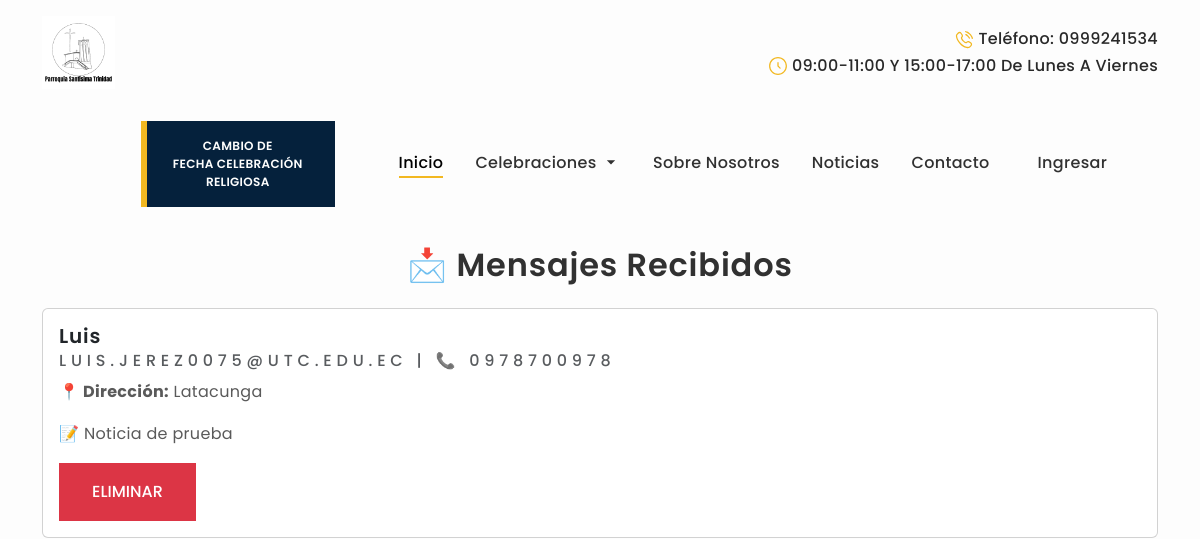
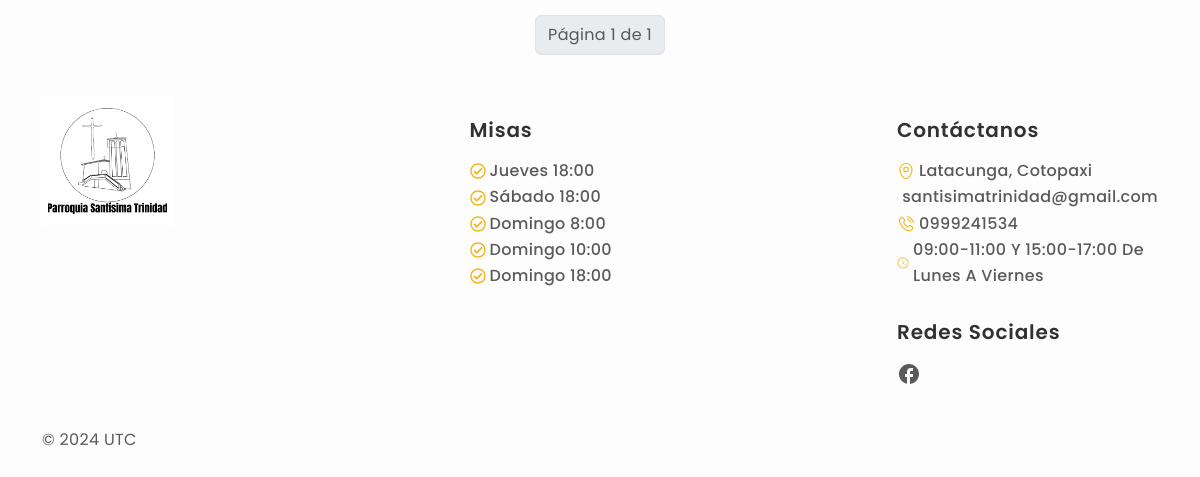
/mensajes/, run on an earlier commit of the app's database (2 pictures, top to bottom).
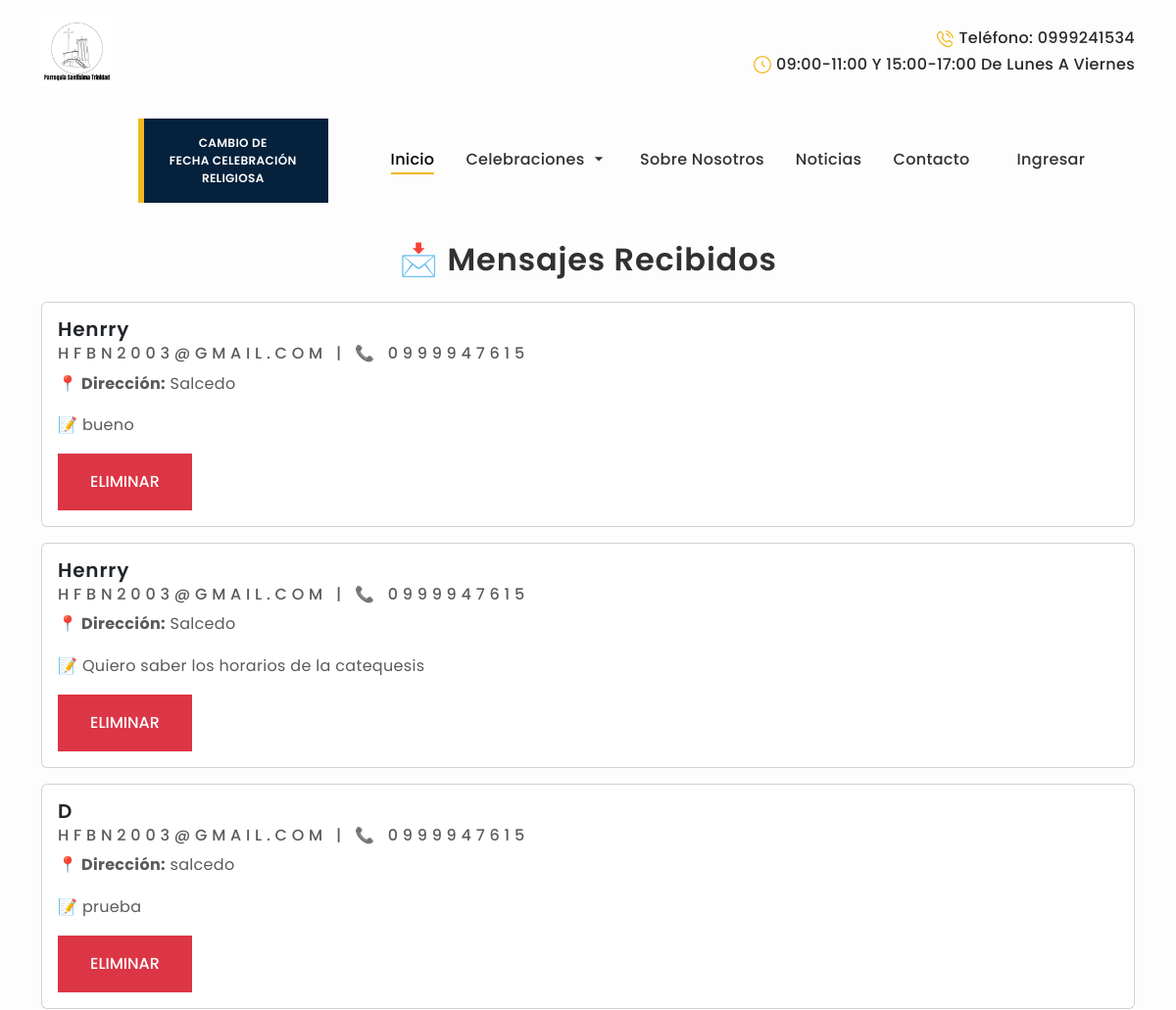
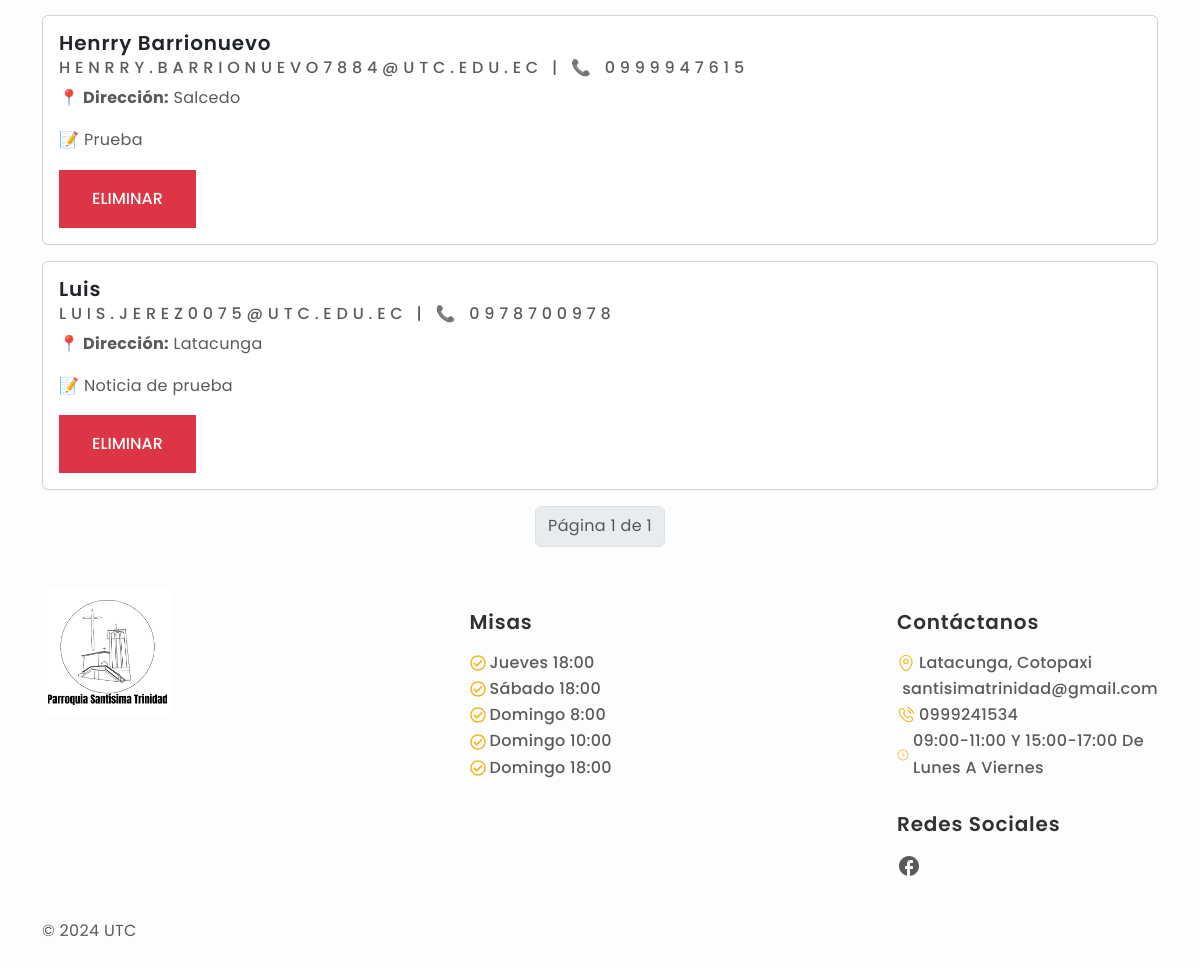
And on a later commit of the database (2 pictures, top to bottom).
### Apps/web/models.py (models this page shows, shortened)
class Mensaje(models.Model):
    id = models.AutoField(primary_key=True)
    name = models.CharField(max_length=200)
    email = models.EmailField()
    phone = models.CharField(max_length=10)
    address = models.TextField()
    message = models.TextField()

### Apps/web/views.py (the view)
# urls.py: path('mensajes/', views.mensajes),
def mensajes(request):
    mensajes = Mensaje.objects.all().order_by('-id')
    paginator = Paginator(mensajes, 5)
    page_number = request.GET.get('page')
    page_obj = paginator.get_page(page_number)
    return render(request, 'mensajes.html', {'page_obj': page_obj})

### Apps/web/templates/mensajes.html (shortened to what this page needs)
{% extends 'base.html' %}
{% block body %}
<div class="container mt-4">
    <h2 class="text-center mb-4">📩 Mensajes Recibidos</h2>
    {% for mensaje in page_obj %}
        <div class="card mb-3">
            <div class="card-body">
                <h5 class="card-title">{{ mensaje.name }}</h5>
                <h6 class="card-subtitle mb-2 text-muted">{{ mensaje.email }} | 📞 {{ mensaje.phone }}</h6>
                <p class="card-text"><strong>📍 Dirección:</strong> {{ mensaje.address }}</p>
                <p class="card-text">📝 {{ mensaje.message }}</p>
                <form action="/mensajes/eliminar/{{mensaje.id}}" method="post">
                    <button type="submit" class="btn btn-danger" onclick="return confirm('Seguro deseas eliminar el mensaje?')">Eliminar</button>
                </form>
            </div>
        </div>
    {% empty %}
        <p class="text-center">No hay mensajes disponibles.</p>
    {% endfor %}
    <nav>
        <ul class="pagination justify-content-center">
            <li class="page-item disabled">
                <span class="page-link">Página {{ page_obj.number }} de {{ page_obj.paginator.num_pages }}</span>
            </li>
        </ul>
    </nav>
</div>
{% endblock  %}

### Apps/web/templates/base.html (shortened to what this page needs)
{% load static %}
<!DOCTYPE html>
<html lang="es">
<head>
    <link rel="stylesheet" type="text/css" href="{% static 'css\bootstrap.min.css' %}">
    <link rel="stylesheet" type="text/css" href="{% static 'css\vendor.css' %}">
    <link rel="stylesheet" href="https://cdn.jsdelivr.net/npm/swiper@9/swiper-bundle.min.css" />
    <link rel="stylesheet" type="text/css" href="{% static 'style.css' %}">
    <link href="https://cdn.jsdelivr.net/npm/summernote@0.9.0/dist/summernote-lite.min.css" rel="stylesheet">
    <link rel="stylesheet" href="https://cdnjs.cloudflare.com/ajax/libs/izitoast/1.4.0/css/iziToast.min.css"
 />
    <link rel="stylesheet" href="https://cdn.datatables.net/2.2.1/css/dataTables.bootstrap5.css">
    <link rel="stylesheet" href="https://cdn.datatables.net/buttons/3.2.0/css/buttons.bootstrap5.css">
</head>
<header id="header">
    <nav class="header-top">
        <div class="container">
            <div class="d-flex justify-content-between align-items-center py-3">
                <a class="navbar-brand" href="/">
                    <img src="{% static 'images/main-logo.png' %}" class="logo img-fluid" width="15%">
                </a>
                <ul class="info d-flex flex-wrap justify-content-end align-items-center list-unstyled m-0">
                    <li class="phone text-black fw-medium text-capitalize d-flex align-items-center ms-4">
                        <svg class="text-primary me-1" width="20" height="20">
                            <use xlink:href="#phone"></use>
                        </svg> Teléfono: 0999241534
                    </li>
                    <li class="time text-black fw-medium text-capitalize d-flex align-items-center ms-4">
                        <svg class="text-primary me-1" width="20" height="20">
                            <use xlink:href="#clock"></use>
                        </svg> 09:00-11:00 y 15:00-17:00 de Lunes a Viernes
                    </li>
                </ul>
            </div>
        </div>
    </nav>
    <nav id="primary-header" class="navbar navbar-expand-lg py-3">
        <div class="container justify-content-end">
            <div class="header-bottom offcanvas offcanvas-end" id="bdNavbar" aria-labelledby="bdNavbarOffcanvasLabel">
                <div class="offcanvas-body align-items-center justify-content-center">
                    <ul class="navbar-nav mb-2 mb-lg-0 align-items-center">
                        <li class="nav-item px-5 py-1 py-lg-0">
                            <a href="/cambio/" class="btn btn-primary btn-slide hover-slide-right"
                                style="width:100%;font-size:12px">
                                <span>Cambio de</span>
                                <br>
                                <span>Fecha Celebración</span>
                                <br>
                                <span>Religiosa</span>
                            </a>
                        </li>
                        <li class="nav-item px-3 py-1 py-lg-0">
                            <a class="nav-link active p-0" aria-current="page" href="/">Inicio</a>
                        </li>
                        <li class="nav-item px-3 py-1 py-lg-0 dropdown">
                            <a class="nav-link p-0 dropdown-toggle" data-bs-toggle="dropdown" href="#" role="button"
                                aria-expanded="false">Celebraciones <svg width="20" height="20"
                                    style="vertical-align: sub;">
                                    <use xlink:href="#arrow-down"></use>
                                </svg></a>
                        </li>
                        <li class="nav-item px-3 py-1 py-lg-0">
                            <a class="nav-link p-0" href="/about/">Sobre Nosotros</a>
                        </li>
                        <li class="nav-item px-3 py-1 py-lg-0">
                            <a class="nav-link p-0" href="/news/">Noticias</a>
                        </li>
                        <li class="nav-item px-3 py-1 py-lg-0">
                            <a class="nav-link p-0" href="/contacto/">Contacto</a>
                        </li>
                        {% if user.is_authenticated %}
                        <li class="nav-item px-3 py-1 py-lg-0">
                            <a class="nav-link p-0" href="/mensajes/">Mensajes</a>
                        </li>
                        <li class="nav-item px-3 py-1 py-lg-0"></li>
                        <a class="nav-link p-0" href="/logout/">Salir</a>
                        </li>
                        {% else %}
                        <a class="nav-link p-0" href="/login/">Ingresar</a>
                        {% endif %}
                    </ul>
                </div>
            </div>
        </div>
    </nav>
</header>
<body>
    {% block body %}
    {% endblock %}
</body>
<footer id="footer">
    <div class="container pt-4">
        <div class="row flex-wrap justify-content-between">
            <div class="col-lg-3 col-md-6 pb-3">
                <div class="footer-menu">
                    <a class="navbar-brand" href="index.html">
                        <img src="{% static 'images/main-logo.png' %}" class="logo img-fluid img w-50">
                    </a>
                </div>
            </div>
            <div class="col-lg-3 col-md-6 pb-3">
                <div class="footer-menu">
                    <h5 class=" widget-title py-2 mt-3 fw-semibold">Misas</h5>
                    <ul class="menu-list d-flex flex-column list-unstyled">
                        <li class="fw-medium text-capitalize d-flex align-items-center">
                            <svg class="text-primary me-1" width="16" height="16">
                                <use xlink:href="#check-circle"></use>
                            </svg>Jueves 18:00
                        </li>
                        <li class="fw-medium text-capitalize d-flex align-items-center">
                            <svg class="text-primary me-1" width="16" height="16">
                                <use xlink:href="#check-circle"></use>
                            </svg>Sábado 18:00
                        </li>
                        <li class="fw-medium text-capitalize d-flex align-items-center">
                            <svg class="text-primary me-1" width="16" height="16">
                                <use xlink:href="#check-circle"></use>
                            </svg>Domingo 8:00
                        </li>
                        <li class="fw-medium text-capitalize d-flex align-items-center">
                            <svg class="text-primary me-1" width="16" height="16">
                                <use xlink:href="#check-circle"></use>
                            </svg>Domingo 10:00
                        </li>
                        <li class="fw-medium text-capitalize d-flex align-items-center">
                            <svg class="text-primary me-1" width="16" height="16">
                                <use xlink:href="#check-circle"></use>
                            </svg>Domingo 18:00
                        </li>
                    </ul>
                </div>
            </div>
            <div class="col-lg-3 col-md-6">
                <div class="footer-menu">
                    <h5 class=" widget-title py-2 mt-3 fw-semibold">Contáctanos</h5>
                    <ul class="menu-list d-flex flex-column list-unstyled">
                        <li class="fw-medium text-capitalize d-flex align-items-center">
                            <svg class="text-primary me-1" width="18" height="18">
                                <use xlink:href="#location"></use>
                            </svg>Latacunga, Cotopaxi
                        </li>
                        <li class="fw-medium d-flex align-items-center">
                            <a href="mailto:santisimatrinidad@gmail.com">santisimatrinidad@gmail.com</a>
                        </li>
                        <li class="fw-medium text-capitalize d-flex align-items-center">
                            <svg class="text-primary me-1" width="18" height="18">
                                <use xlink:href="#phone"></use>
                            </svg>0999241534
                        </li>
                        <li class="fw-medium text-capitalize d-flex align-items-center">
                            <svg class="text-primary me-1" width="18" height="18">
                                <use xlink:href="#clock"></use>
                            </svg>09:00-11:00 y 15:00-17:00 de Lunes a Viernes
                        </li>
                    </ul>
                </div>
                <div class="footer-menu">
                    <h5 class=" widget-title py-2 mt-4 fw-semibold">Redes Sociales</h5>
                    <ul class="social-links d-flex flex-wrap list-unstyled">
                        <li class="social me-3">
                            <a href="https://www.facebook.com/parroquiasantisimatrinidad.lalagunalatacunga">
                                <svg class=" me-1" width="24" height="24">
                                    <use xlink:href="#facebook"></use>
                                </svg>
                            </a>
                        </li>
                    </ul>
                </div>
            </div>
        </div>
    </div>
    <div class="container">
        <div class="footer-bottom d-md-flex justify-content-between py-4">
            <p class=" mb-0">© 2024 UTC</p>
        </div>
    </div>
</footer>
<link rel="stylesheet" href="https://cdnjs.cloudflare.com/ajax/libs/font-awesome/6.7.2/css/all.min.css"
 />
</html>

### static/style.css (style rules this page uses)
:root { --primary-color: #F2B821; --secondary-color: #05213C; --black-color: #292929; --light-black-color: #343536; --dark-color: #313131; --body-color: #5A5A5A; --gray-color: #777F81; --light-color: #fdfdfd; --bs-gray-100: #F6F6F6; --bs-gray-300: #DCDCDC; --bs-primary-text-emphasis: var(--primary-color); --bs-body-color-rgb: 90, 90, 90; --bs-light-rgb: rgba(255, 255, 255, 1); --bs-dark-rgb: 41, 41, 41; --bs-primary-rgb: 178, 142, 113; }
:root { --heading-font: "Poppins", sans-serif; --body-font: "Poppins", sans-serif; }
*, *::before, *::after { -webkit-box-sizing: border-box; -moz-box-sizing: border-box; box-sizing: border-box; }
html { box-sizing: border-box; }
body { background-color: var(--light-color); font-family: var(--body-font); font-size: 16px; font-weight: 400; line-height: 164%; letter-spacing: 0.32px; color: var(--body-color); margin: 0; }
p { color: var(--body-color); }
a { color: inherit; text-decoration: none; transition: 0.3s ease-in-out; }
.text-primary { color: var(--primary-color) !important; }
.text-black { color: var(--black-color) !important; }
h1, h2, h3, h4, h5, h6 { color: var(--dark-color); font-family: var(--heading-font); text-transform: capitalize; font-weight: 600; letter-spacing: 0.84px; line-height: 115%; }
h6 { font-weight: 500; text-transform: uppercase; letter-spacing: 0.3rem; }
.btn { --bs-btn-padding-x: 2rem; --bs-btn-padding-y: 1rem; --bs-btn-font-size: 1rem; --bs-btn-font-weight: 500; text-transform: uppercase; border-radius: 0px; transition: all 0.5s ease-in-out; }
.btn-primary { --bs-btn-color: var(--light-color); --bs-btn-bg: var(--primary-color); --bs-btn-border-color: var(--primary-color); --bs-btn-hover-color: var(--light-color); --bs-btn-hover-bg: var(--primary-color); --bs-btn-hover-border-color: var(--primary-color); --bs-btn-focus-shadow-rgb: 49, 132, 253; --bs-btn-active-color: var(--light-color); --bs-btn-active-bg: var(--primary-color); --bs-btn-active-border-color: var(--primary-color); --bs-btn-active-shadow: inset 0 3px 5px rgba(0, 0, 0, 0.125); --bs-btn-disabled-color: var(--light-color); --bs-btn-disabled-bg: var(--primary-color); --bs-btn-disabled-border-color: var(--primary-color); }
.btn-slide { position: relative; display: inline-block; border: none; cursor: pointer; background-color: var(--secondary-color); }
.btn-slide.hover-slide-right::before { top: 0; bottom: 0; left: 0; height: 100%; width: 3%; position: absolute; content: ""; background-color: var(--primary-color); transition: 0.3s ease-in-out; }
.btn-slide span { position: relative; display: inline-block; top: 0; left: 0; width: 100%; transition: 0.3s; font-weight: 600; }
.dropdown-toggle::after { border: none; margin-left: 0em; vertical-align: 0em; }
.pagination { --bs-pagination-color: var(--black-color); --bs-pagination-hover-color: #fff; --bs-pagination-hover-bg: var(--primary-color); --bs-pagination-hover-border-color: var(--primary-color); --bs-pagination-focus-color: #fff; --bs-pagination-focus-bg: var(--primary-color); --bs-pagination-focus-box-shadow: none; --bs-pagination-active-bg: var(--primary-color); --bs-pagination-active-border-color: var(--primary-color); }
a.nav-link { text-transform: capitalize; font-weight: 500; color: var(--dark-color); font-family: var(--heading-font); transition: all 0.3s ease-in-out; }
a.nav-link::after { content: ""; text-align: center; display: block; width: 0; height: 2px; background: var(--primary-color); transition: width 0.9s; }
a.nav-link.active::after, a.nav-link:focus::after, a.nav-link:hover::after { width: 100%; transition: width 0.9s; }

What changed in the data, as far as the page shows it:
added Mensaje: name "Henrry", email "HFBN2003@GMAIL.COM", phone "0999947615", address "Salcedo", message "bueno"
added Mensaje: name "Henrry", email "HFBN2003@GMAIL.COM", phone "0999947615", address "Salcedo", message "Quiero saber los horarios de la catequesis"
added Mensaje: name "D", email "HFBN2003@GMAIL.COM", phone "0999947615", address "salcedo", message "prueba"
added Mensaje: name "Henrry Barrionuevo", email "HENRRY.BARRIONUEVO7884@UTC.EDU.EC", phone "0999947615", address "Salcedo", message "Prueba"
